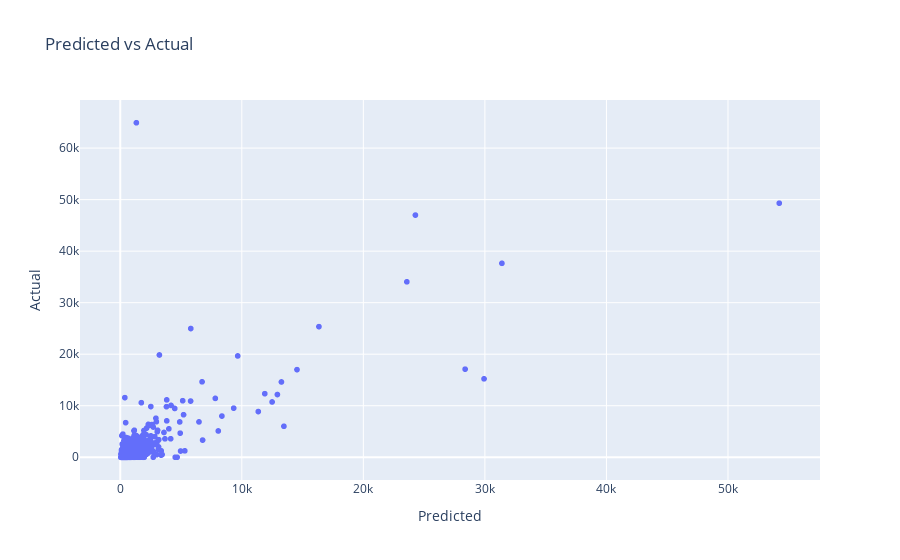

The code cell stored with this chart in its notebook:
### Code cell
evaluate_model(actual, sales_preds)

### Figure 1 — Plotly figure (JSON) as saved in the notebook; plotly's stock layout.template omitted (floating-point values rounded to 4 significant figures; data arrays with more than 128 entries replaced by an {"elided": "..."} marker saying what was removed)
{"data": [{"hovertemplate": "x=%{x}<br>y=%{y}<extra></extra>", "legendgroup": "", "marker": {"color": "#636efa", "symbol": "circle"}, "mode": "markers", "name": "", "showlegend": false, "type": "scattergl", "x": {"elided": "1956 float values"}, "xaxis": "x", "y": {"elided": "1956 float values"}, "yaxis": "y"}], "layout": {"legend": {"tracegroupgap": 0}, "title": {"text": "Predicted vs Actual"}, "xaxis": {"anchor": "y", "domain": [0, 1], "title": {"text": "Predicted"}}, "yaxis": {"anchor": "x", "domain": [0, 1], "title": {"text": "Actual"}}}}
